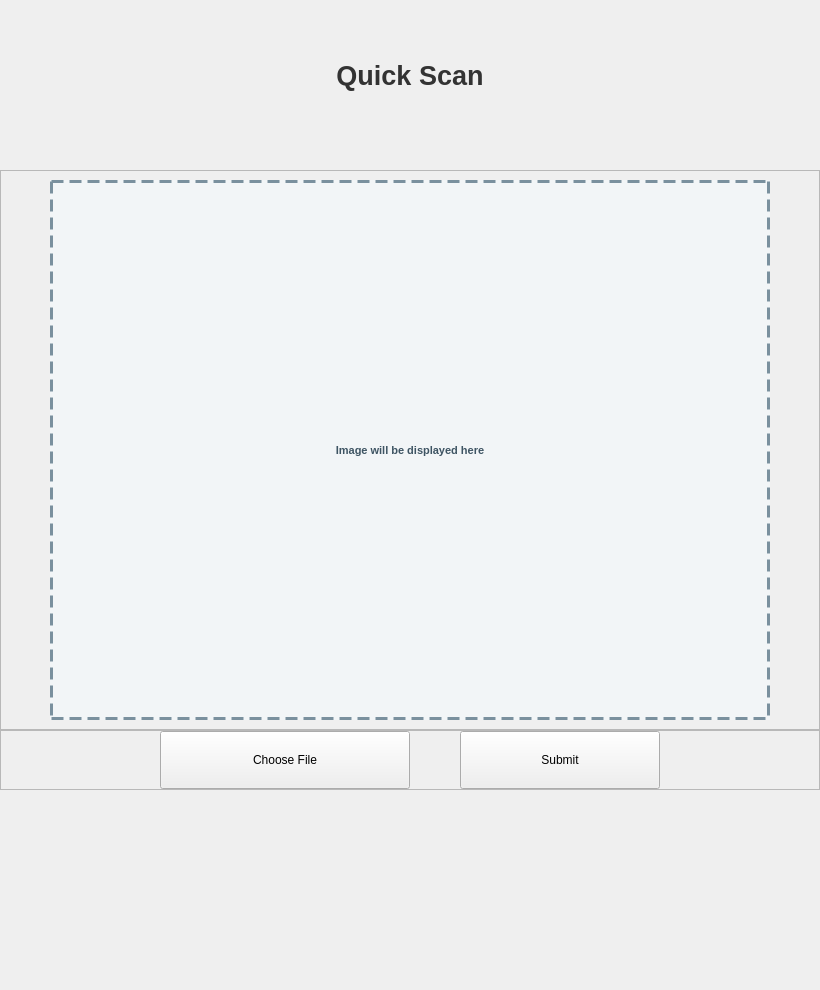
             <widget class="QWidget" name="submission_page">
              <layout class="QVBoxLayout" name="verticalLayout_6">
               <property name="spacing">
                <number>0</number>
               </property>
               <property name="leftMargin">
                <number>0</number>
               </property>
               <property name="topMargin">
                <number>10</number>
               </property>
               <property name="rightMargin">
                <number>0</number>
               </property>
               <property name="bottomMargin">
                <number>0</number>
               </property>
               <item>
                <widget class="QLabel" name="quick_scan_label">
                 <property name="minimumSize">
                  <size>
                   <width>0</width>
                   <height>100</height>
                  </size>
                 </property>
                 <property name="maximumSize">
                  <size>
                   <width>1000000</width>
                   <height>70</height>
                  </size>
                 </property>
                 <property name="font">
                  <font>
                   <pointsize>20</pointsize>
                   <weight>75</weight>
                   <bold>true</bold>
                  </font>
                 </property>
                 <property name="styleSheet">
                  <string notr="true">font-size: 20pt;
color: #333333;
font-weight:bold;</string>
                 </property>
                 <property name="text">
                  <string>Quick Scan</string>
                 </property>
                 <property name="alignment">
                  <set>Qt::AlignCenter</set>
                 </property>
                </widget>
               </item>
               <item>
                <spacer name="bottom_spacer">
                 <property name="orientation">
                  <enum>Qt::Vertical</enum>
                 </property>
                 <property name="sizeType">
                  <enum>QSizePolicy::Fixed</enum>
                 </property>
                 <property name="sizeHint" stdset="0">
                  <size>
                   <width>20</width>
                   <height>60</height>
                  </size>
                 </property>
                </spacer>
               </item>
               <item>
                <widget class="QFrame" name="image_h_frame">
                 <property name="sizePolicy">
                  <sizepolicy hsizetype="Preferred" vsizetype="Expanding">
                   <horstretch>0</horstretch>
                   <verstretch>0</verstretch>
                  </sizepolicy>
                 </property>
                 <property name="frameShape">
                  <enum>QFrame::StyledPanel</enum>
                 </property>
                 <property name="frameShadow">
                  <enum>QFrame::Raised</enum>
                 </property>
                 <layout class="QHBoxLayout" name="horizontalLayout_2">
                  <item>
                   <spacer name="horizontal_image_display_label_spacer_1">
                    <property name="orientation">
                     <enum>Qt::Horizontal</enum>
                    </property>
                    <property name="sizeType">
                     <enum>QSizePolicy::Expanding</enum>
                    </property>
                    <property name="sizeHint" stdset="0">
                     <size>
                      <width>40</width>
                      <height>20</height>
                     </size>
                    </property>
                   </spacer>
                  </item>
                  <item>
                   <widget class="QLabel" name="image_display_label">
                    <property name="enabled">
                     <bool>true</bool>
                    </property>
                    <property name="sizePolicy">
                     <sizepolicy hsizetype="Preferred" vsizetype="Preferred">
                      <horstretch>0</horstretch>
                      <verstretch>0</verstretch>
                     </sizepolicy>
                    </property>
                    <property name="minimumSize">
                     <size>
                      <width>720</width>
                      <height>540</height>
                     </size>
                    </property>
                    <property name="maximumSize">
                     <size>
                      <width>900</width>
                      <height>675</height>
                     </size>
                    </property>
                    <property name="font">
                     <font>
                      <pointsize>8</pointsize>
                      <weight>75</weight>
                      <bold>true</bold>
                     </font>
                    </property>
                    <property name="styleSheet">
                     <string notr="true">border: 3px dashed #7A909E;
color: #3E5463;
background-color: #F2F5F7;
font-weight: bold;
font-size: 8pt;</string>
                    </property>
                    <property name="text">
                     <string>Image will be displayed here</string>
                    </property>
                    <property name="alignment">
                     <set>Qt::AlignCenter</set>
                    </property>
                    <property name="margin">
                     <number>40</number>
                    </property>
                   </widget>
                  </item>
                  <item>
                   <spacer name="horizontal_image_display_label_spacer_2">
                    <property name="orientation">
                     <enum>Qt::Horizontal</enum>
                    </property>
                    <property name="sizeType">
                     <enum>QSizePolicy::Expanding</enum>
                    </property>
                    <property name="sizeHint" stdset="0">
                     <size>
                      <width>40</width>
                      <height>20</height>
                     </size>
                    </property>
                   </spacer>
                  </item>
                 </layout>
                </widget>
               </item>
               <item>
                <widget class="QFrame" name="button_h_frame">
                 <property name="sizePolicy">
                  <sizepolicy hsizetype="Preferred" vsizetype="Preferred">
                   <horstretch>0</horstretch>
                   <verstretch>0</verstretch>
                  </sizepolicy>
                 </property>
                 <property name="minimumSize">
                  <size>
                   <width>0</width>
                   <height>60</height>
                  </size>
                 </property>
                 <property name="maximumSize">
                  <size>
                   <width>16777215</width>
                   <height>120</height>
                  </size>
                 </property>
                 <property name="frameShape">
                  <enum>QFrame::StyledPanel</enum>
                 </property>
                 <property name="frameShadow">
                  <enum>QFrame::Raised</enum>
                 </property>
                 <layout class="QHBoxLayout" name="horizontalLayout">
                  <property name="spacing">
                   <number>50</number>
                  </property>
                  <property name="leftMargin">
                   <number>0</number>
                  </property>
                  <property name="topMargin">
                   <number>0</number>
                  </property>
                  <property name="rightMargin">
                   <number>0</number>
                  </property>
                  <property name="bottomMargin">
                   <number>0</number>
                  </property>
                  <item>
                   <spacer name="horizontalSpacer">
                    <property name="orientation">
                     <enum>Qt::Horizontal</enum>
                    </property>
                    <property name="sizeHint" stdset="0">
                     <size>
                      <width>40</width>
                      <height>20</height>
                     </size>
                    </property>
                   </spacer>
                  </item>
                  <item>
                   <widget class="QPushButton" name="choose_file_button">
                    <property name="sizePolicy">
                     <sizepolicy hsizetype="Preferred" vsizetype="Preferred">
                      <horstretch>0</horstretch>
                      <verstretch>0</verstretch>
                     </sizepolicy>
                    </property>
                    <property name="minimumSize">
                     <size>
                      <width>250</width>
                      <height>50</height>
                     </size>
                    </property>
                    <property name="maximumSize">
                     <size>
                      <width>400</width>
                      <height>80</height>
                     </size>
                    </property>
                    <property name="text">
                     <string>Choose File</string>
                    </property>
                   </widget>
                  </item>
                  <item>
                   <widget class="QPushButton" name="submit_button">
                    <property name="minimumSize">
                     <size>
                      <width>200</width>
                      <height>50</height>
                     </size>
                    </property>
                    <property name="maximumSize">
                     <size>
                      <width>400</width>
                      <height>80</height>
                     </size>
                    </property>
                    <property name="text">
                     <string>Submit</string>
                    </property>
                   </widget>
                  </item>
                  <item>
                   <spacer name="horizontalSpacer_2">
                    <property name="orientation">
                     <enum>Qt::Horizontal</enum>
                    </property>
                    <property name="sizeHint" stdset="0">
                     <size>
                      <width>40</width>
                      <height>20</height>
                     </size>
                    </property>
                   </spacer>
                  </item>
                 </layout>
                </widget>
               </item>
               <item>
                <spacer name="quick_scan_title_spacer">
                 <property name="orientation">
                  <enum>Qt::Vertical</enum>
                 </property>
                 <property name="sizeType">
                  <enum>QSizePolicy::Maximum</enum>
                 </property>
                 <property name="sizeHint" stdset="0">
                  <size>
                   <width>20</width>
                   <height>200</height>
                  </size>
                 </property>
                </spacer>
               </item>
              </layout>
             </widget>
